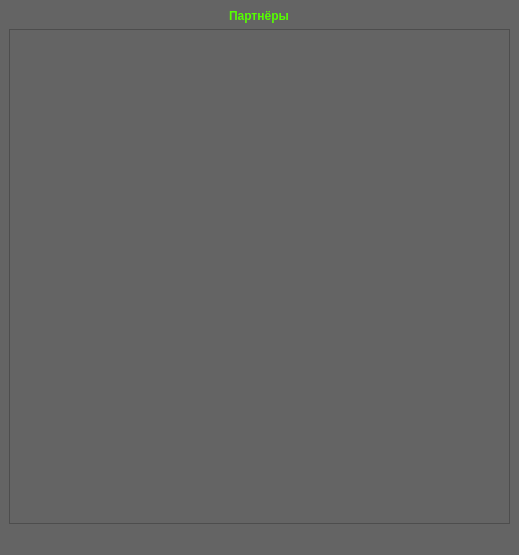
<?xml version="1.0" encoding="UTF-8"?>
<ui version="4.0">
 <class>Partners</class>
 <widget class="QMainWindow" name="Partners">
  <property name="geometry">
   <rect>
    <x>0</x>
    <y>0</y>
    <width>519</width>
    <height>555</height>
   </rect>
  </property>
  <property name="windowTitle">
   <string>MainWindow</string>
  </property>
  <property name="styleSheet">
   <string notr="true">background-color: rgb(100, 100, 100);</string>
  </property>
  <widget class="QWidget" name="centralwidget">
   <layout class="QVBoxLayout" name="verticalLayout">
    <item>
     <layout class="QVBoxLayout" name="main_layout">
      <item alignment="Qt::AlignHCenter">
       <widget class="QLabel" name="label">
        <property name="styleSheet">
         <string notr="true">color: rgb(85, 255, 0);
font: 75 14pt &quot;MS Shell Dlg 2&quot;;
font-weight: bold;</string>
        </property>
        <property name="text">
         <string>Партнёры</string>
        </property>
       </widget>
      </item>
      <item>
       <widget class="QScrollArea" name="scrollArea">
        <property name="widgetResizable">
         <bool>true</bool>
        </property>
        <widget class="QWidget" name="scrollAreaWidgetContents">
         <property name="geometry">
          <rect>
           <x>0</x>
           <y>0</y>
           <width>497</width>
           <height>463</height>
          </rect>
         </property>
         <layout class="QVBoxLayout" name="verticalLayout_2"/>
        </widget>
       </widget>
      </item>
     </layout>
    </item>
   </layout>
  </widget>
  <widget class="QMenuBar" name="menubar">
   <property name="geometry">
    <rect>
     <x>0</x>
     <y>0</y>
     <width>519</width>
     <height>21</height>
    </rect>
   </property>
  </widget>
  <widget class="QStatusBar" name="statusbar"/>
 </widget>
 <resources/>
 <connections/>
</ui>
